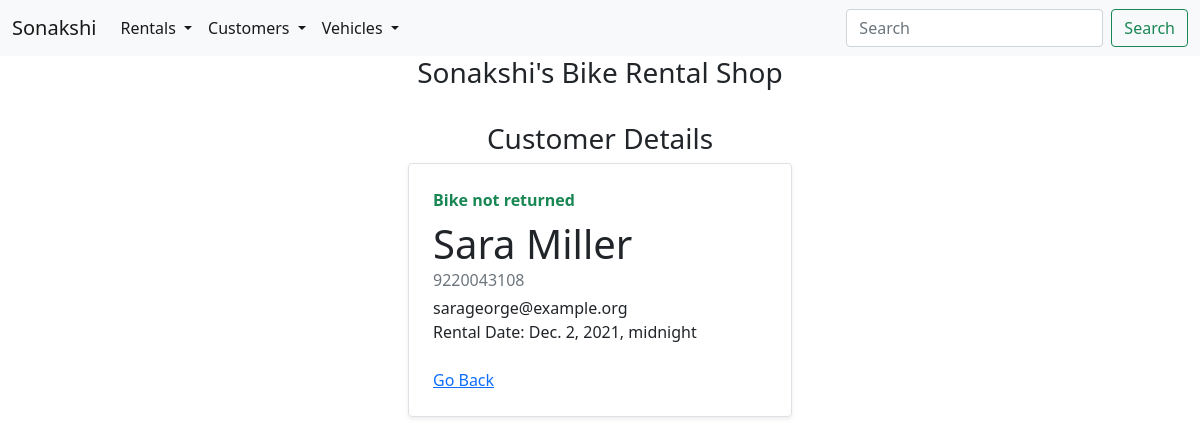
Page /rent/rental/57/ on the committed database.
### rent/models.py (models this page shows, shortened)
class Rental(models.Model):
    rental_date=models.DateTimeField(blank=True, null=True)
    return_date=models.DateTimeField(blank=True, null=True)
    customer=models.ForeignKey(Customer,on_delete=models.CASCADE)
    vehicle=models.ForeignKey(Vehicle,on_delete=models.CASCADE)

class Customer(models.Model):
    first_name = models.CharField(max_length=50)
    last_name = models.CharField(max_length=50)
    email=models.CharField(max_length=50)
    phonenumber=models.CharField(max_length=20)
    address=models.CharField(max_length=100)
    city=models.CharField(max_length=50)
    country=models.CharField(max_length=50)

### rent/views.py (the view)
# urls.py: path('rent/rental/<int:id>/',views.single_rental, name='single_rental'),
def single_rental(request,id):
    rental_details = Rental.objects.get(id=id)
    return render(request, 'rental/single_rental.html',{'rental_details':rental_details})

### rent/templates/rental/single_rental.html (shortened to what this page needs)
{%include 'base.html'%}
<div class="row mb-2 justify-content-center">
    <div class="col-md-4">
            <h3 style="text-align:center;">Customer Details</h3>
        <div class="row g-0 border rounded overflow-hidden flex-md-row mb-4 shadow-sm h-md-250 position-relative">
            <div class="col p-4 d-flex flex-column position-static">
                <strong class="d-inline-block mb-2 text-success">Bike not returned</strong>
                <h1 class="mb-0">{{rental_details.customer.first_name}} {{rental_details.customer.last_name}}</h1>
                <div class="mb-1 text-muted"> {{rental_details.customer.phonenumber}}</div>
                <p class="mb-auto">{{rental_details.customer.email}}</p>
                <p class="mb-auto">Rental Date: {{rental_details.rental_date}}</p>
                <br>
                <a href="{%url 'all_rental'%}" class="stretched-link">Go Back</a>
            </div>
        </div>
    </div>
</div>

### rows in the picture
Rental: customer.first_name "Sara", customer.last_name "Miller", customer.phonenumber "9220043108", customer.email "sarageorge@example.org", rental_date "Dec. 2, 2021, midnight"
